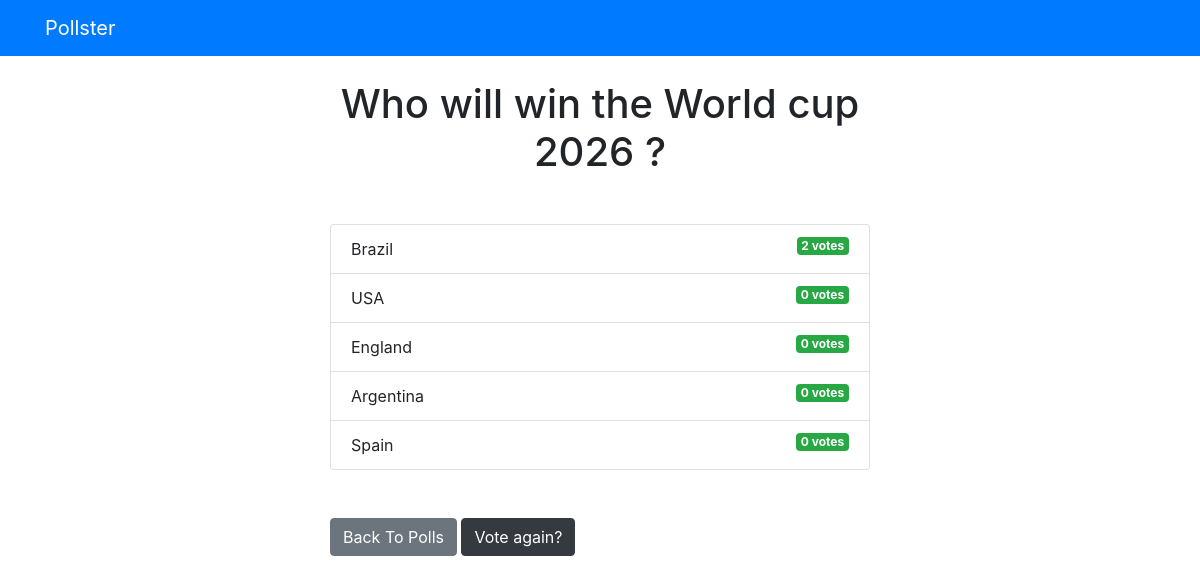
Screenshot of /polls/3/results/ with the database file from the repository.
### polls/models.py (models this page shows, shortened)
class Question(models.Model):
    question_text = models.CharField(max_length=200)
    pub_date = models.DateTimeField('date published')

class Choice(models.Model):
    question = models.ForeignKey(Question, on_delete=models.CASCADE)
    choice_text = models.CharField(max_length=200)
    votes = models.IntegerField(default=0)

### polls/views.py (the view)
# urls.py: path('<int:question_id>/results/', views.results, name='results'),
def results(request, question_id):
  question = get_object_or_404(Question, pk=question_id)
  return render(request, 'polls/results.html', { 'question': question })

### templates/polls/results.html
{% extends 'base.html' %}
{% block content %}
<h1 class="mb-5 text-center">{{ question.question_text }}</h1>
<ul class="list-group mb-5">
	{% for choice in question.choice_set.all %}
	<li class="list-group-item">
		{{ choice.choice_text }}  <span class="badge badge-success float-right">{{ choice.votes }} vote{{ choice.votes | pluralize }}</span>
	</li>
	{% endfor %}
</ul>
<a class="btn btn-secondary" href="{% url 'polls:index' %}">Back To Polls</a>
<a class="btn btn-dark" href="{% url 'polls:detail' question.id %}">Vote again?</a>
{% endblock %}

### rows the page displays
Question: question_text "Who will win the World cup 2026 ?"
Choice: choice_text "Brazil", votes "2", votes|pluralize "s"
Choice: choice_text "USA", votes "0", votes|pluralize "s"
Choice: choice_text "England", votes "0", votes|pluralize "s"
Choice: choice_text "Argentina", votes "0", votes|pluralize "s"
Choice: choice_text "Spain", votes "0", votes|pluralize "s"
